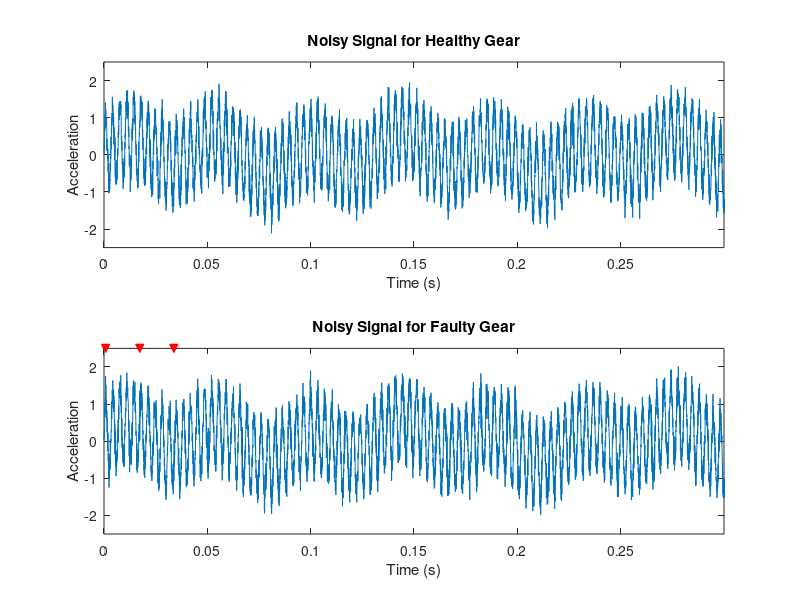

Write the MATLAB code that produced this figure.
fs = 20000;          % Sample Rate (Hz)

Np = 13;            % Number of teeth on pinion
Ng = 35;            % Number of teeth on gear

fPin = 22.5;        % Pinion (Input) shaft frequency (Hz)
fGear = fPin*Np/Ng; % Gear (Output) shaft frequency (Hz)

fMesh = fPin*Np;    % Gear Mesh frequency (Hz)
t = 0:1/fs:20-1/fs;

vfIn = 0.4*sin(2*pi*fPin*t);    % Pinion waveform     
vfOut = 0.2*sin(2*pi*fPin*Np/Ng*t);  % Gear waveform

vMesh = sin(2*pi*fPin*Np*t);      % Gear-mesh waveform

vNoFault = vfIn + vfOut + vMesh;
ipf = fGear;

fImpact = 6000;
tImpact = 0:1/fs:2.5e-4-1/fs; 
xImpact = sin(2*pi*fImpact*tImpact)/3;
xComb = zeros(size(t));

Ind = (0.25*fs/fMesh):(fs/fPin*Np/Ng):length(t);
Ind = round(Ind);
xComb(Ind) = 1;

xPer = 2*conv(xComb,xImpact,'same');

vFault = vNoFault + xPer;

vNoFaultNoisy = vNoFault + randn(size(t))/5;
vFaultNoisy = vFault + randn(size(t))/5;

subplot(2,1,1)
plot(t,vNoFaultNoisy)
xlabel('Time (s)')
ylabel('Acceleration')
xlim([0.0 0.3])
ylim([-2.5 2.5])
title('Noisy Signal for Healthy Gear')


subplot(2,1,2)
plot(t,vFaultNoisy)
xlabel('Time (s)')
ylabel('Acceleration')
xlim([0.0 0.3])
ylim([-2.5 2.5])
title('Noisy Signal for Faulty Gear')
hold on
MarkX = t(Ind(1:3));
MarkY = 2.5;
plot(MarkX,MarkY,'rv','MarkerFaceColor','red')
hold off
